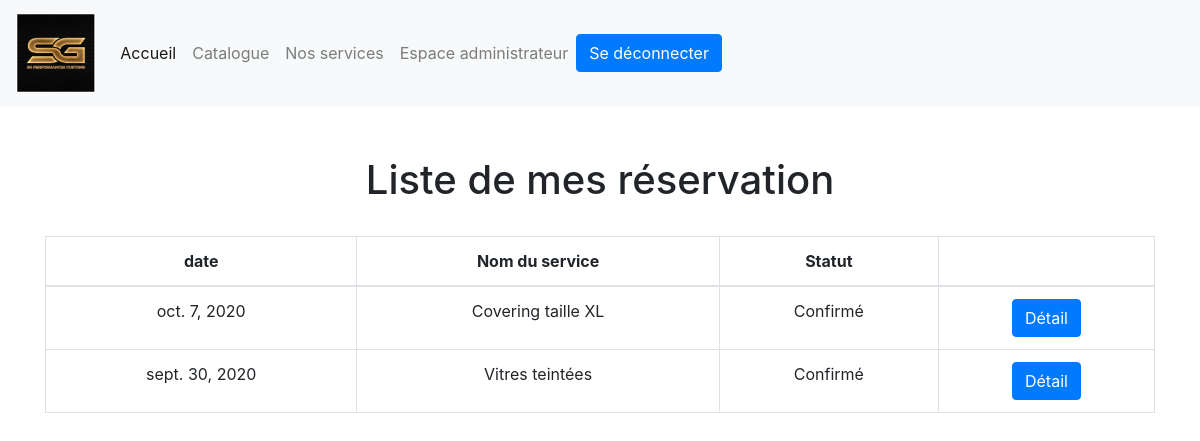
The page /compte/listeRDVClient/2/ (signed in) on the database its author committed.
### service/models.py (models this page shows, shortened)
class SGPC_RESERVATION(models.Model):
    RES_UTI_ID = models.ForeignKey(SGPC_Utilisateur, on_delete=models.CASCADE)
    RES_DATE = models.DateField(auto_now_add=False, validators=[validate_date])
    RES_STATUT = models.CharField(max_length=50, choices=statut_choice)
    RES_SER_ID = models.ForeignKey(SGPC_SERVICE, on_delete=models.CASCADE)
    RES_DEV_ID = models.ForeignKey(SGPC_DEVIS, on_delete=models.CASCADE, null=True, blank=True)
    RES_COM_ID = models.ForeignKey('catalogue.SGPC_COMMANDE', on_delete=models.CASCADE,blank=True, null=True)

class SGPC_SERVICE(models.Model):
    SER_NOM = models.CharField(max_length=50)
    SER_PRIX_STANDARD = models.PositiveIntegerField()
    SER_DESCRIPTION = models.CharField(max_length=100)

### compte/views.py (the view)
# urls.py: path('listeRDVClient/<str:pk>/', views.listeRDVClient, name="listeRDVClient"),
@login_required(login_url="/login/")#inspirer de https://www.youtube.com/watch?v=eBsc65jTKvw
def listeRDVClient(request, pk):
    reservation = SGPC_RESERVATION.objects.filter(RES_UTI_ID_id=pk).order_by('-RES_DATE')
    context = {
        "reservation": reservation,
    }
    return render(request, "compte/listeRDVClient.html", context)

### compte/templates/compte/listeRDVClient.html (shortened to what this page needs)
<!DOCTYPE html>
<html lang="en">
<head>
    {% load static %}
    {% load bootstrap4 %}
    {% bootstrap_css %}
</head>
<body>
{% include 'nav.html' %}
    <div class="container">
        <div class="table-responsive-md" style="text-align: center;margin-top: 50px">
        <H1>Liste de mes réservation</H1>
        <br>
           <table class="table table-bordered">
              <thead>
                <tr>
                  <th scope="col">date</th>
                    <th scope="col">Nom du service</th>
                    <th scope="col">Statut</th>
                    <th scope="col"></th>
                </tr>
              </thead>
              <tbody>
              {% for res in reservation %}
                <tr>
                  <td>{{res.RES_DATE }}</td>
                  <td>{{res.RES_SER_ID.SER_NOM}}</td>
                  <td>{{res.RES_STATUT}}</td>
                  <td><a href="{% url 'detail_RDV' res.id %}"><button class="btn btn-primary">Détail</button> </a> </td>
              {% endfor %}
              </tbody>
            </table>
        </div>
    </div>
</body>
</html>

### rows shown on the page
SGPC_RESERVATION: RES_DATE "oct. 7, 2020", RES_SER_ID.SER_NOM "Covering taille XL", RES_STATUT "Confirmé"
SGPC_RESERVATION: RES_DATE "sept. 30, 2020", RES_SER_ID.SER_NOM "Vitres teintées", RES_STATUT "Confirmé"
